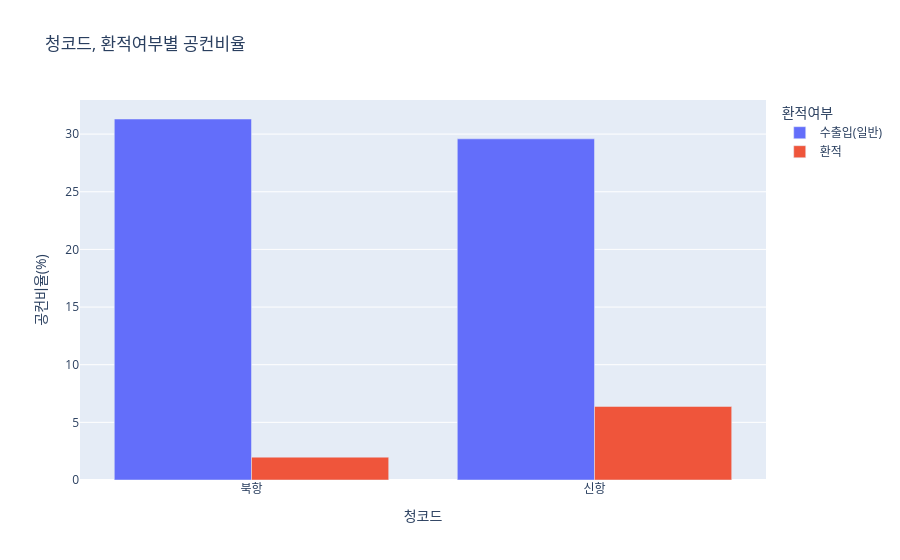

Notebook code cell kept with this figure:
### Code cell
fig = px.bar(
    grp2_plot,
    x='청코드',
    y='공컨비율(%)',
    color='환적여부',
    barmode='group',
    title='청코드, 환적여부별 공컨비율',
)

# 북항이 우위를 갖고있구나??
fig.show()

### Figure 1 — Plotly figure (JSON) as saved in the notebook; plotly's stock layout.template omitted (floating-point values rounded to 4 significant figures)
{"data": [{"alignmentgroup": "True", "hovertemplate": "환적여부=수출입(일반)<br>청코드=%{x}<br>공컨비율(%)=%{y}<extra></extra>", "legendgroup": "수출입(일반)", "marker": {"color": "#636efa", "pattern": {"shape": ""}}, "name": "수출입(일반)", "offsetgroup": "수출입(일반)", "orientation": "v", "showlegend": true, "textposition": "auto", "x": ["북항", "신항"], "xaxis": "x", "y": [31.31, 29.59], "yaxis": "y", "type": "bar"}, {"alignmentgroup": "True", "hovertemplate": "환적여부=환적<br>청코드=%{x}<br>공컨비율(%)=%{y}<extra></extra>", "legendgroup": "환적", "marker": {"color": "#EF553B", "pattern": {"shape": ""}}, "name": "환적", "offsetgroup": "환적", "orientation": "v", "showlegend": true, "textposition": "auto", "x": ["북항", "신항"], "xaxis": "x", "y": [1.98, 6.38], "yaxis": "y", "type": "bar"}], "layout": {"xaxis": {"anchor": "y", "domain": [0.0, 1.0], "title": {"text": "청코드"}}, "yaxis": {"anchor": "x", "domain": [0.0, 1.0], "title": {"text": "공컨비율(%)"}}, "legend": {"title": {"text": "환적여부"}, "tracegroupgap": 0}, "title": {"text": "청코드, 환적여부별 공컨비율"}, "barmode": "group"}}
